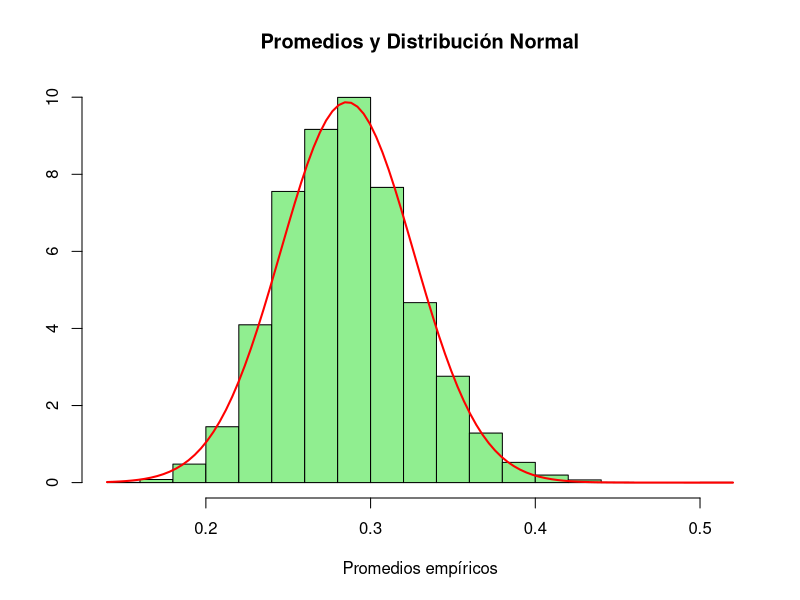

Reproduce this figure in R.
# Ejercicio 1

# La función rexp genera muestras con distribución exponencial, tiene dos parámetros: n y rate.
# 	n es el tamano
# 	rate es la tasa de crecimiento (lambda). 

lambda = 3.5

# Generar X1, X2, .. X50 con distribución exponencial 
muestra = rexp(50, lambda)

# µ
muEmp = mean(muestra) 

# σ2
varEmp = var(muestra)

################################
# Parte A
################################
# Esperanza teórica para la distribución exponencial: E(X) = 1/lambda (o 1/rate)
espX50 = 1/lambda

# Varianza teórica de una distribución exponencial: Var(X) = 1/lambda^2 , en este caso (3.5^2)
# Varianza teórica de X50
varTeo = (1/(3.5^2))
varX50 = varTeo / 50

#################################
# Parte B
#################################
# Se debe generar un vector de tamano 10ˆ4 con simulaciones independientes de muEmp

medias = c()
desviaciones = c()
for(i in 1:10000){
  sim = rexp(50, lambda)
  uEmp = mean(sim)
  vEmp = var(sim)
  
  medias[i] = uEmp
  desviaciones[i] = sqrt(vEmp)
}

# Superponer vector con simulaciones y la N(µ, σ) calculados en parte A
hist(medias, freq = FALSE, col = "lightgreen", main = "Promedios y Distribución Normal", xlab = "Promedios empíricos",  ylab = '')
curve(dnorm(x, mean = espX50, sd = sqrt(varX50)), add = TRUE, col = "red", lwd = 2)

###############################
# Parte C 
###############################
#Construir 10^4 intervalos de confianza para la media a partir de las muestras generadas en la parte anterior. 
#Utilice una confianza de 95 % y asuma varianza desconocida.

alpha = 0.05
n = 50
# Identificamos puntuacion critica (z)
z = qnorm(1-(alpha/2))

# Para cada valor de vector, calculo los estadisticos
limitesInf = c()
limitesSup = c()

for(i in 1:length(medias)){
  x = medias[i]
  
  inf = x - ((desviaciones[i] / sqrt(n)) * z)
  limitesInf = c(limitesInf, inf)
  
  sup = x + ((desviaciones[i] / sqrt(n)) * z)
  limitesSup = c(limitesSup, sup)
}

# De los 10^4 intervalos de confianza construidos en la parte anterior, calcular la 
# proporción de ellos que no contiene el valor esperado teórico de X1
# Es decir: espX50 es menor al limite inferior o mayor al limite superior
cantFuera = 0
for(i in 1:10000){
  if(limitesInf[i] > espX50 || limitesSup[i] < espX50){
    cantFuera = cantFuera + 1
  }
}

proporcion = cantFuera/length(medias)





